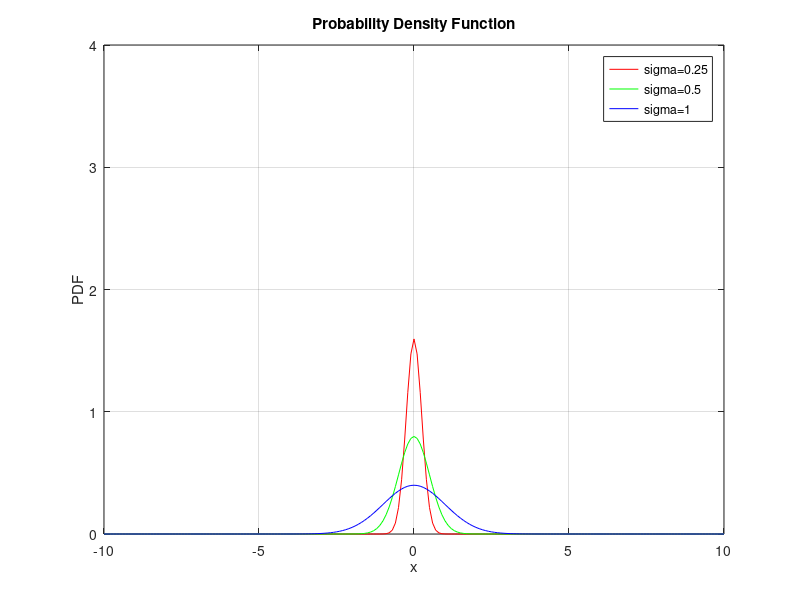

MATLAB code for this plot:
%To write a MatLab Program for plotting 
%Probability Distribution Function of a Random Gaussian Variable.
clc; clear all; close all;
m = 0;
sig = [0.25 0.5 1];
x = -10:0.1:10;
colors=['r','g','b'] ;
f=zeros(1,length(x));
for w = 1:length(sig)
for i = 1:length(x)
f(i) = 1/(sig(w)*sqrt(2*pi)) .* exp(-((x(i)-m)^2 / (2*(sig(w))^2)));
 
end
plot(x,f,colors(w))
hold on
end
xlabel('x'); 
ylabel('PDF'); 
title('Probability Density Function')
hleg1 = legend('sigma=0.25','sigma=0.5','sigma=1');
set(hleg1,'Location','NorthEast')
axis([-10 10 0 4]);
grid on 
